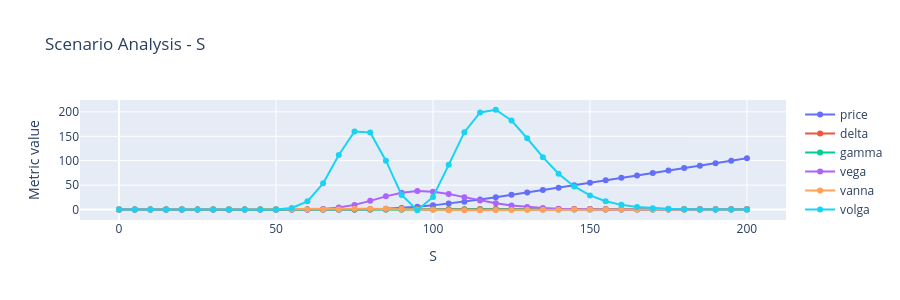

Write notebook code for a chart like this one.
### Markdown cell above
### Spot

### Code cell
base = {
    'S': 100, 'K': 100, 
    'r': 0.05, 'q': 0.00, 
    'v': 0.15, 
    'T': 1, 
    'call_or_put': 'CALL'
}

greeks_df = create_greeks_df(vary='S', low_b=-0.9999, up_b=1.05, step=0.05, base_params=base)

plot_scenario_analysis(
    df = greeks_df,
    vary_metric = 'S',
    base_params = base,
    save_path = 'docs/DS.html'
)
